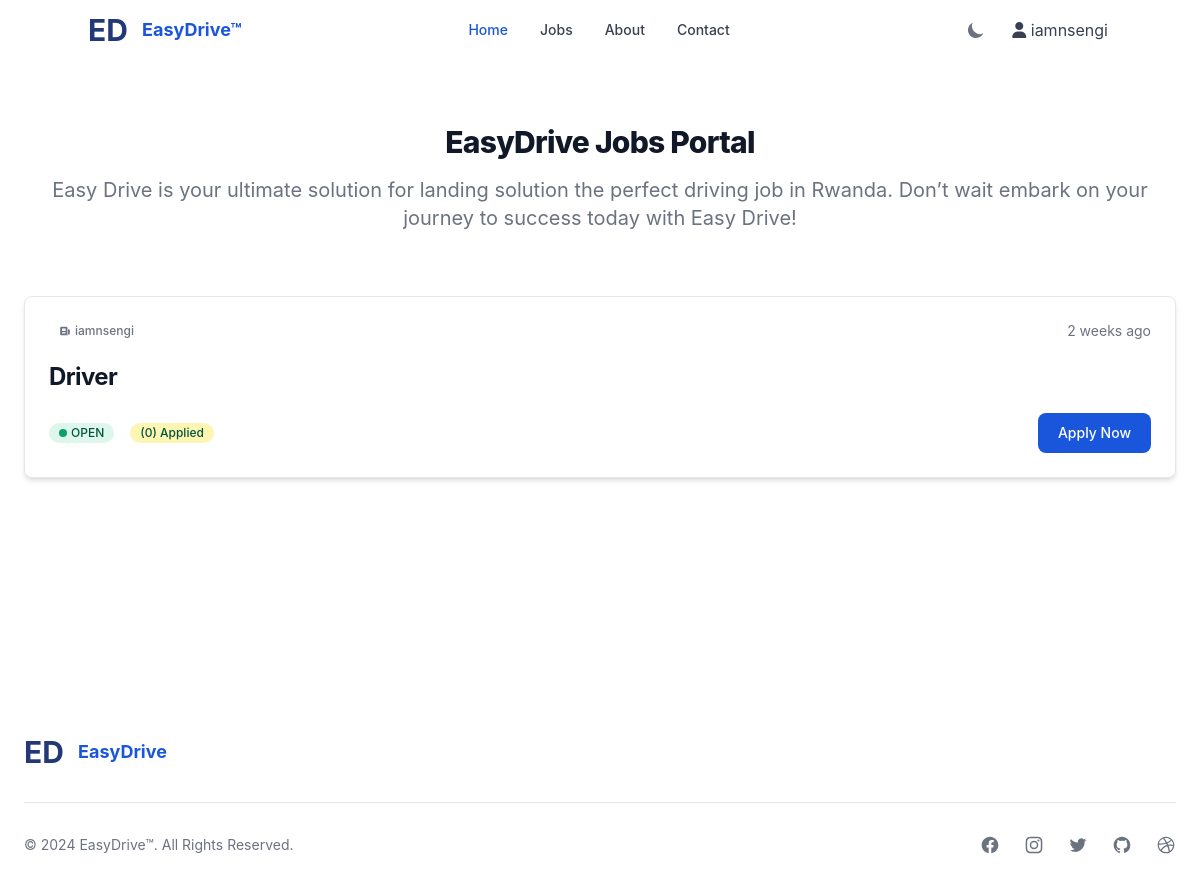
Before: /job/3 (signed in) with the older database file.
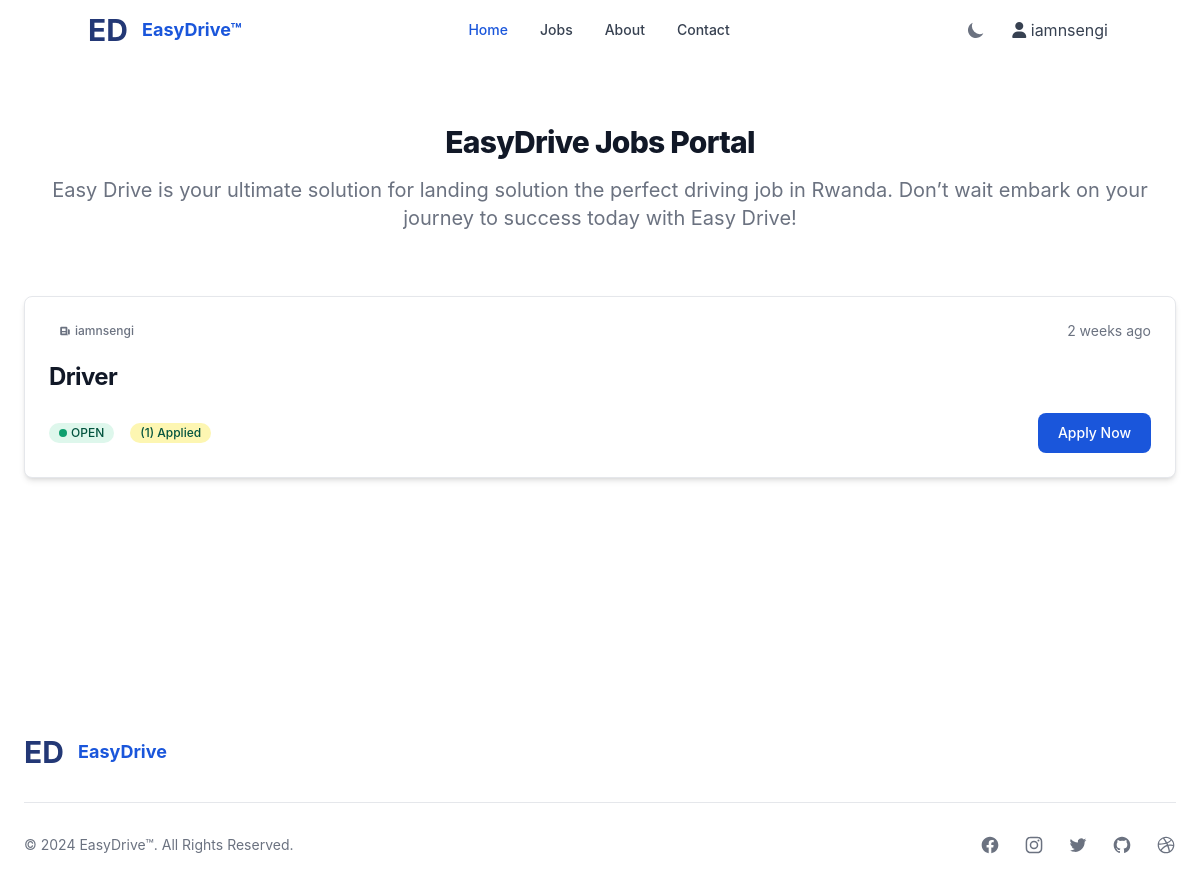
After: the same page with the newer database file.
### MainApp/models.py (models this page shows, shortened)
class Job(models.Model):
    OPEN = 'open'
    CLOSED = 'closed'
    STATUS_CHOICES = [
        (OPEN, 'Open'),
        (CLOSED, 'Closed'),
    ]
    FULLTIME = 'full-time'
    PARTTIME = 'part-time'
    CONTRACT = 'contract'
    TYPE_CHOICES = [
        (FULLTIME, 'full-time'),
        (PARTTIME, 'part-time'),
        (CONTRACT, 'contract'),
    ]
    creator = models.ForeignKey(User, on_delete=models.CASCADE)
    title = models.CharField(max_length=255, default="")
    location = models.CharField(max_length=255, default="")
    description = models.TextField()
    requirements = models.TextField(null=True, blank=True)
    applicants = models.IntegerField(default=0)
    type = models.CharField(max_length=10, choices=TYPE_CHOICES, default=FULLTIME)
    status = models.CharField(max_length=10, choices=STATUS_CHOICES, default=OPEN)
    created_at = models.DateTimeField(auto_now_add=True)
    updated_at = models.DateTimeField(auto_now=True)
    class Meta:
        ordering = ['-created_at']

### MainApp/views.py (the view, shortened to what this page needs)
# urls.py: path('job/<str:id>',JobDetail.as_view()),
class JobDetail(LoginRequiredMixin,View):
    def get(self, request,id):
        context = {}
        try:
            job = Job.objects.get(id=id)
            context = {
                'job':job
            }
        except Exception as e:
            messages.error(request,e)
            return redirect('/jobs')
        return render(request,'job_detail.html',context)

### MainApp/templates/job_detail.html (shortened to what this page needs)
{% extends 'base.html' %} {% load static %}
{% load humanize %} {% block content%} {% include 'navbar.html'%}
<section class="bg-white dark:bg-gray-900">
  <div class="py-8 px-4 mx-auto max-w-screen-xl lg:py-16 lg:px-6">
    <div class="mx-auto max-w-screen-sm text-center lg:mb-16 mb-8">
      <h2
        class="mb-4 text-3xl lg:text-4xl tracking-tight font-extrabold text-gray-900 dark:text-white"
      >
        EasyDrive Jobs Portal
      </h2>
      <p class="font-light text-gray-500 sm:text-xl dark:text-gray-400">
        Easy Drive is your ultimate solution for landing solution the perfect
        driving job in Rwanda. Don’t wait embark on your journey to success
        today with Easy Drive!
      </p>
    </div>
    <div class="grid gap-8">
      <article
        class="p-6 bg-white rounded-lg border border-gray-200 shadow-md dark:bg-gray-800 dark:border-gray-700"
      >
        <div class="flex justify-between items-center mb-5 text-gray-500">
          <span
            class="bg-primary-100 text-primary-800 text-xs font-medium inline-flex items-center px-2.5 py-0.5 rounded dark:bg-primary-200 dark:text-primary-800"
          >
            <svg
              class="mr-1 w-3 h-3"
              fill="currentColor"
              viewBox="0 0 20 20"
              xmlns="http://www.w3.org/2000/svg"
            >
              <path
                fill-rule="evenodd"
                d="M2 5a2 2 0 012-2h8a2 2 0 012 2v10a2 2 0 002 2H4a2 2 0 01-2-2V5zm3 1h6v4H5V6zm6 6H5v2h6v-2z"
                clip-rule="evenodd"
              ></path>
              <path d="M15 7h1a2 2 0 012 2v5.5a1.5 1.5 0 01-3 0V7z"></path>
            </svg>
            {{job.creator}}
          </span>
          <span class="text-sm">{{ job.created_at|naturaltime }}</span>
        </div>
        <h2
          class="mb-2 text-2xl font-bold tracking-tight text-gray-900 dark:text-white"
        >
          <a href="#">{{job.title}}</a>
        </h2>
        <div class="flex justify-between items-center">
          <div class="flex items-center space-x-4">
            {% if job.status == 'open' %}
            <span
              class="inline-flex items-center bg-green-100 text-green-800 text-xs font-medium px-2.5 py-0.5 rounded-full dark:bg-green-900 dark:text-green-300"
            >
              <span class="w-2 h-2 me-1 bg-green-500 rounded-full"></span>
              {{job.status|upper}}
            </span>
            {% endif %}
            <span
              class="inline-flex items-center bg-yellow-100 text-green-800 text-xs font-medium px-2.5 py-0.5 rounded-full dark:bg-yellow-900 dark:text-yellow-300"
              >({{job.applicants}}) Applied
            </span>
          </div>
          <button
            data-modal-target="crud-modal"
            data-modal-toggle="crud-modal"
            class="block text-white bg-blue-700 hover:bg-blue-800 focus:ring-4 focus:outline-none focus:ring-blue-300 font-medium rounded-lg text-sm px-5 py-2.5 text-center dark:bg-blue-600 dark:hover:bg-blue-700 dark:focus:ring-blue-800"
            type="button"
          >
            Apply Now
          </button>
        </div>
      </article>
    </div>
  </div>
</section>
<div class="pt-36">&nbsp;</div>
{% include 'footer.html'%} {% endblock %}

Changed rows visible on the page:
changed Job "Driver": applicants "0" → "1"
